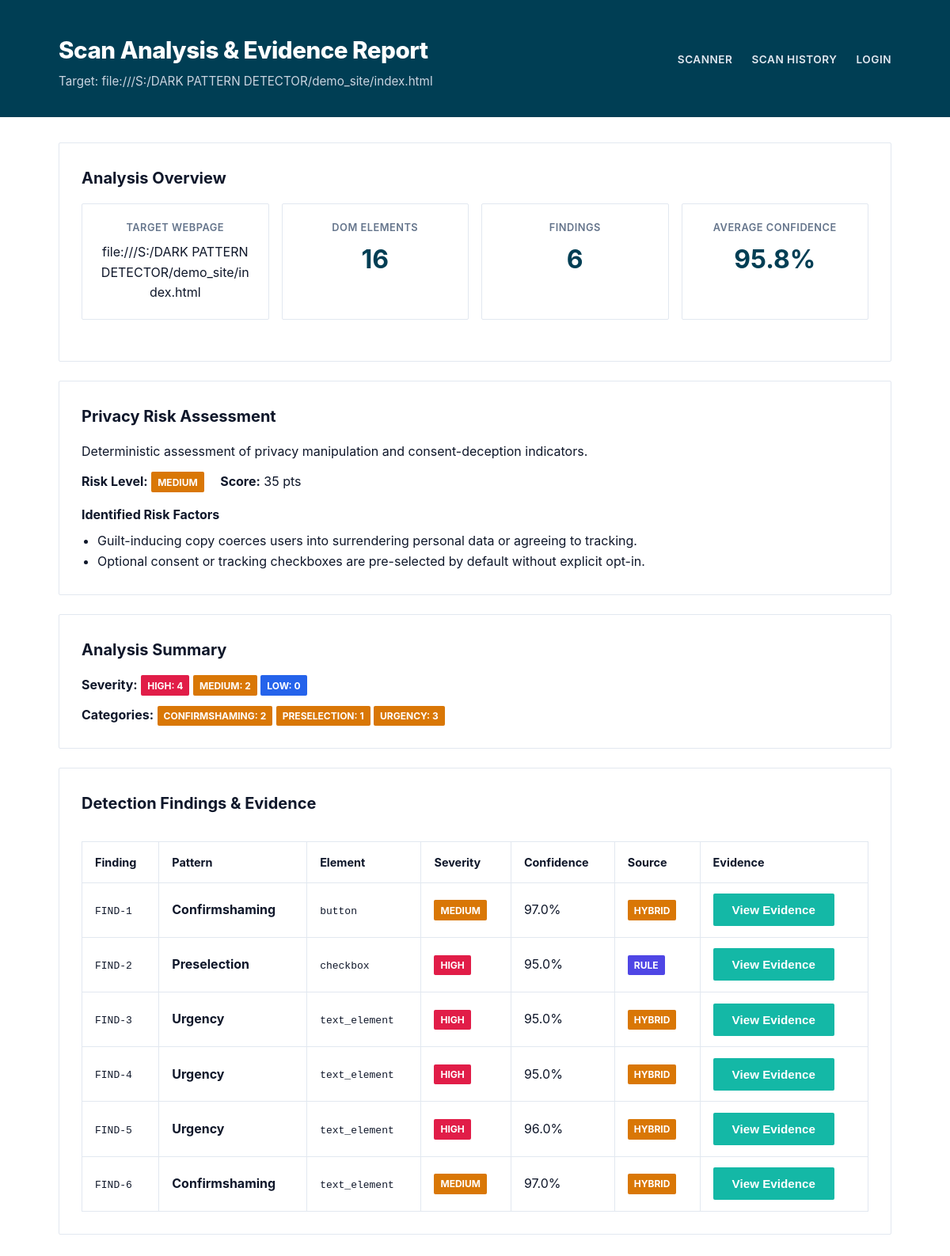
Screenshot of /results/2 with the database file from the repository.
### tables this page shows
CREATE TABLE scans (
                id INTEGER PRIMARY KEY AUTOINCREMENT,
                url TEXT NOT NULL,
                scan_date TEXT NOT NULL,
                total_elements INTEGER NOT NULL DEFAULT 0,
                total_detections INTEGER NOT NULL DEFAULT 0
            );

CREATE TABLE detections (
                id INTEGER PRIMARY KEY AUTOINCREMENT,
                scan_id INTEGER NOT NULL,
                pattern TEXT NOT NULL,
                element_type TEXT,
                element_text TEXT,
                confidence REAL,
                severity TEXT,
                source TEXT,
                explanation TEXT,
                html_snippet TEXT,
                screenshot_path TEXT, finding_id TEXT, privacy_security_relevance TEXT, recommendation TEXT,
                FOREIGN KEY (scan_id) REFERENCES scans(id) ON DELETE CASCADE
            );

### app.py (the view)
@app.route("/results/<int:scan_id>")
def view_results(scan_id):
    user_id = session.get("user_id")
    username = session.get("username", "Guest")
    ip_addr = request.remote_addr or "127.0.0.1"
    scan_data = db_manager.get_scan(scan_id)
    if not scan_data:
        flash(f"Scan record #{scan_id} not found.", "error")
        return redirect(url_for("index"))
    db_manager.log_audit_event(user_id, username, "REPORT_VIEWED", status="SUCCESS", ip_address=ip_addr, details=f"Viewed Report #{scan_id}")
    detections = scan_data.get("detections", [])
    high_count = sum(1 for d in detections if str(d.get("severity", "")).upper() == "HIGH")
    med_count = sum(1 for d in detections if str(d.get("severity", "")).upper() == "MEDIUM")
    low_count = sum(1 for d in detections if str(d.get("severity", "")).upper() == "LOW")
    cat_distribution = {}
    for d in detections:
        cat = d.get("pattern", "Other")
        cat_distribution[cat] = cat_distribution.get(cat, 0) + 1
    avg_confidence = 0.0
    if detections:
        conf_list = [float(d.get("confidence", 0)) for d in detections if d.get("confidence") is not None]
        if conf_list:
            avg_confidence = sum(conf_list) / len(conf_list)
    summary = {
        "high_count": high_count,
        "med_count": med_count,
        "low_count": low_count,
        "cat_distribution": cat_distribution,
        "avg_confidence": round(avg_confidence * 100, 1)
    }
    privacy_risk = evidence_engine.calculate_privacy_risk(detections)
    ml_metrics = evidence_engine.ml_classifier.metrics
    return render_template("results.html", scan=scan_data, summary=summary, privacy_risk=privacy_risk, ml_metrics=ml_metrics)

### database/db.py (called while the page is built, shortened)
    def _get_sqlite_connection(self):
        os.makedirs(os.path.dirname(self.sqlite_db_path), exist_ok=True)
        conn = sqlite3.connect(self.sqlite_db_path)
        conn.row_factory = sqlite3.Row
        return conn

    def get_scan(self, scan_id):
        conn = self._get_sqlite_connection()
        cursor = conn.cursor()
        cursor.execute("SELECT * FROM scans WHERE id = ?", (scan_id,))
        scan_row = cursor.fetchone()
        if not scan_row:
            conn.close()
            return None
        scan = dict(scan_row)
        cursor.execute("SELECT * FROM detections WHERE scan_id = ?", (scan_id,))
        scan["detections"] = [dict(r) for r in cursor.fetchall()]
        conn.close()
        return scan

    def log_audit_event(self, user_id, username, action, status="SUCCESS", ip_address="127.0.0.1", details=None):
        timestamp = datetime.now().strftime("%Y-%m-%d %H:%M:%S")
        conn = self._get_sqlite_connection()
        cursor = conn.cursor()
        cursor.execute(
            "INSERT INTO audit_logs (user_id, username, action, status, ip_address, details, timestamp) VALUES (?, ?, ?, ?, ?, ?, ?)",
            (user_id, username, action, status, ip_address, details, timestamp)
        )
        conn.commit()
        conn.close()

### templates/results.html (shortened to what this page needs)
<!DOCTYPE html>
<html lang="en">
<head>
    <link rel="stylesheet" href="{{ url_for('static', filename='css/style.css') }}">
</head>
<body>
    <header class="header">
        <div class="header-container">
            <div class="header-title">
                <h1>Scan Analysis & Evidence Report</h1>
                <p>Target: {{ scan.url }}</p>
            </div>
            <nav class="nav-links">
                <a href="{{ url_for('index') }}">Scanner</a>
                <a href="{{ url_for('history') }}">Scan History</a>
                {% if session.get('user_id') %}
                    <a href="{{ url_for('logout') }}">Logout ({{ session.get('username') }})</a>
                {% else %}
                    <a href="{{ url_for('login') }}">Login</a>
                {% endif %}
            </nav>
        </div>
    </header>
    <main class="container">
        <section class="card">
            <h3 class="card-title">Analysis Overview</h3>
            <div class="metrics-grid">
                <div class="metric-card">
                    <div class="metric-label">Target Webpage</div>
                    <div style="margin-top: 0.5rem; word-break: break-all;">{{ scan.url }}</div>
                </div>
                <div class="metric-card">
                    <div class="metric-label">DOM Elements</div>
                    <div class="metric-value">{{ scan.total_elements }}</div>
                </div>
                <div class="metric-card">
                    <div class="metric-label">Findings</div>
                    <div class="metric-value">{{ scan.total_detections }}</div>
                </div>
                <div class="metric-card">
                    <div class="metric-label">Average Confidence</div>
                    <div class="metric-value">{{ summary.avg_confidence if summary and summary.avg_confidence else "N/A" }}%</div>
                </div>
            </div>
        </section>
        {% if privacy_risk %}
        <section class="card">
            <h3 class="card-title">Privacy Risk Assessment</h3>
            <p>Deterministic assessment of privacy manipulation and consent-deception indicators.</p>
            <p style="margin-top: 0.75rem;">
                <strong>Risk Level:</strong>
                <span class="badge {% if privacy_risk.level == 'HIGH' %}badge-high{% elif privacy_risk.level == 'MEDIUM' %}badge-medium{% else %}badge-low{% endif %}">
                    {{ privacy_risk.level }}
                </span>
                <strong style="margin-left: 1rem;">Score:</strong> {{ privacy_risk.score }} pts
            </p>
            <p style="margin-top: 1rem;"><strong>Identified Risk Factors</strong></p>
            <ul style="margin: 0.5rem 0 0 1.25rem;">
                {% for reason in privacy_risk.reasons %}
                    <li>{{ reason }}</li>
                {% endfor %}
            </ul>
        </section>
        {% endif %}
        {% if summary %}
        <section class="card">
            <h3 class="card-title">Analysis Summary</h3>
            <p>
                <strong>Severity:</strong>
                <span class="badge badge-high">High: {{ summary.high_count }}</span>
                <span class="badge badge-medium">Medium: {{ summary.med_count }}</span>
                <span class="badge badge-low">Low: {{ summary.low_count }}</span>
            </p>
            <p style="margin-top: 0.75rem;">
                <strong>Categories:</strong>
                {% for cat, count in summary.cat_distribution.items() %}
                    <span class="badge badge-hybrid">{{ cat }}: {{ count }}</span>
                {% endfor %}
            </p>
        </section>
        {% endif %}
        <section class="card">
            <h3 class="card-title">Detection Findings & Evidence</h3>
            {% if scan.detections %}
            <div class="table-responsive">
                <table class="data-table" style="border: 1px solid var(--border-color);">
                    <thead>
                        <tr>
                            <th style="border-right: 1px solid var(--border-color);">Finding</th>
                            <th style="border-right: 1px solid var(--border-color);">Pattern</th>
                            <th style="border-right: 1px solid var(--border-color);">Element</th>
                            <th style="border-right: 1px solid var(--border-color);">Severity</th>
                            <th style="border-right: 1px solid var(--border-color);">Confidence</th>
                            <th style="border-right: 1px solid var(--border-color);">Source</th>
                            <th>Evidence</th>
                        </tr>
                    </thead>
                    <tbody>
                        {% for d in scan.detections %}
                        <tr>
                            <td style="border-right: 1px solid var(--border-color);"><code>{{ d.finding_id or "FIND-" ~ loop.index }}</code></td>
                            <td style="border-right: 1px solid var(--border-color);"><strong>{{ d.pattern }}</strong></td>
                            <td style="border-right: 1px solid var(--border-color);"><code>{{ d.element_type }}</code></td>
                            <td style="border-right: 1px solid var(--border-color);">
                                <span class="badge badge-{{ d.severity | lower }}">{{ d.severity }}</span>
                            </td>
                            <td style="border-right: 1px solid var(--border-color);">{{ "%.1f"|format(d.confidence * 100) if d.confidence is number else d.confidence }}%</td>
                            <td style="border-right: 1px solid var(--border-color);">
                                <span class="badge badge-{{ d.source | lower }}">{{ d.source }}</span>
                            </td>
                            <td>
                                <button type="button" class="btn btn-secondary btn-toggle-detail" data-target="detail-{{ loop.index }}">
                                    View Evidence
                                </button>
                            </td>
                        </tr>
                        {% endfor %}
                    </tbody>
                </table>
            </div>
            {% else %}
            <div class="alert alert-info">
                No deceptive dark pattern UI elements were flagged on this webpage.
            </div>
            {% endif %}
        </section>
    </main>
</body>
</html>

### static/css/style.css (style rules this page uses)
:root { --primary-color: #003e54; --secondary-color: #2563eb; --accent-color: #14b8a6; --bg-color: #ffffff; --card-bg: #ffffff; --text-color: #0f172a; --text-muted: #64748b; --border-color: #e2e8f0; --footer-bg: #eef2f6; --severity-high: #e11d48; --severity-medium: #d97706; --severity-low: #2563eb; --source-rule: #4f46e5; --source-ml: #059669; --source-hybrid: #d97706; }
* { box-sizing: border-box; margin: 0; padding: 0; }
body { font-family: -apple-system, BlinkMacSystemFont, "Segoe UI", Roboto, Helvetica, Arial, sans-serif; background-color: var(--bg-color); color: var(--text-color); line-height: 1.6; }
.header { background-color: var(--primary-color) !important; color: #ffffff !important; padding: 2.5rem 0 2rem 0; border-bottom: none; box-shadow: none; }
.header-container { max-width: 1100px; margin: 0 auto; padding: 0 1.5rem; display: flex; justify-content: space-between; align-items: center; }
.header-title h1 { font-size: 1.85rem; font-weight: 800; color: #ffffff !important; letter-spacing: -0.5px; }
.header-title p { font-size: 0.95rem; color: #cbd5e1 !important; margin-top: 0.25rem; }
.nav-links { display: flex; gap: 1.5rem; }
.nav-links a { color: #e2e8f0 !important; text-decoration: none; font-weight: 600; font-size: 0.85rem; text-transform: uppercase; letter-spacing: 0.5px; padding-bottom: 0.25rem; transition: color 0.2s, border-bottom 0.2s; }
.container { max-width: 1100px; margin: 2rem auto; padding: 0 1.5rem; }
.card { background: var(--card-bg); border: 1px solid var(--border-color); border-radius: 2px; padding: 1.75rem; margin-bottom: 1.5rem; box-shadow: none; }
.card-title { font-size: 1.25rem; font-weight: 700; margin-bottom: 1rem; color: var(--text-color); }
.btn { background-color: var(--secondary-color); color: #ffffff; padding: 0.75rem 1.5rem; border: none; border-radius: 2px; font-size: 0.95rem; font-weight: 600; cursor: pointer; text-decoration: none; display: inline-block; transition: opacity 0.2s; }
.btn-secondary { background-color: var(--accent-color); }
.metrics-grid { display: grid; grid-template-columns: repeat(auto-fit, minmax(220px, 1fr)); gap: 1rem; margin-bottom: 1.5rem; }
.metric-card { background: var(--card-bg); border: 1px solid var(--border-color); border-radius: 2px; padding: 1.25rem; text-align: center; }
.metric-value { font-size: 2rem; font-weight: 700; color: var(--primary-color); margin-top: 0.25rem; }
.metric-label { font-size: 0.8rem; color: var(--text-muted); text-transform: uppercase; letter-spacing: 0.5px; font-weight: 600; }
.badge { display: inline-block; padding: 0.2rem 0.5rem; border-radius: 2px; font-size: 0.75rem; font-weight: 700; text-transform: uppercase; color: #ffffff; }
.badge-high { background-color: var(--severity-high); }
.badge-medium { background-color: var(--severity-medium); }
.badge-low { background-color: var(--severity-low); }
.badge-rule { background-color: var(--source-rule); }
.badge-hybrid { background-color: var(--source-hybrid); }
.table-responsive { overflow-x: auto; }
.data-table { width: 100%; border-collapse: collapse; margin-top: 1rem; }
.data-table th, .data-table td { padding: 0.85rem 1rem; text-align: left; border-bottom: 1px solid var(--border-color); }
.data-table th { background-color: #ffffff; font-weight: 700; font-size: 0.9rem; color: var(--text-color); border-top: 1px solid var(--border-color); }

### rows the page displays
scans: url "file:///S:/DARK PATTERN DETECTOR/demo_site/index.html", total_elements "16", total_detections "6"
detections: pattern "CONFIRMSHAMING", scan "2", finding_id "FIND-1", pattern "Confirmshaming", element_type "button", severity "MEDIUM", confidence "97.0", source "HYBRID"
detections: pattern "PRESELECTION", count "1", finding_id "FIND-2", pattern "Preselection", element_type "checkbox", severity "HIGH", confidence "95.0", source "RULE"
detections: pattern "URGENCY", count "3", finding_id "FIND-3", pattern "Urgency", element_type "text_element", severity "HIGH", confidence "95.0", source "HYBRID"
detections: finding_id "FIND-4", pattern "Urgency", element_type "text_element", severity "HIGH", confidence "95.0", source "HYBRID"
detections: finding_id "FIND-5", pattern "Urgency", element_type "text_element", severity "HIGH", confidence "96.0", source "HYBRID"
detections: finding_id "FIND-6", pattern "Confirmshaming", element_type "text_element", severity "MEDIUM", confidence "97.0", source "HYBRID"

### other values shown
{{ privacy_risk.level }} "MEDIUM"
{{ privacy_risk.score }} "35"
{{ reason }} "Guilt-inducing copy coerces users into surrendering personal data or agreeing to tracking." "Optional consent or tracking checkboxes are pre-selected by default without explicit opt-in."
{{ summary.high_count }} "4"
{{ summary.med_count }} "2"
{{ summary.low_count }} "0"
